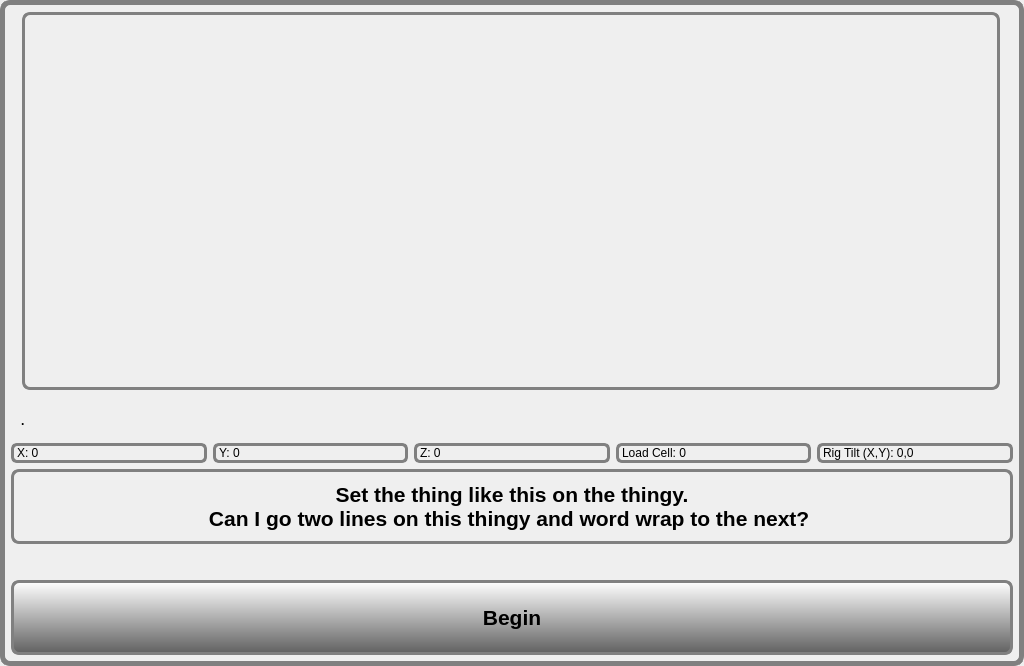
<?xml version="1.0" encoding="UTF-8"?>
<ui version="4.0">
 <class>calibui</class>
 <widget class="QWidget" name="calibui">
  <property name="geometry">
   <rect>
    <x>0</x>
    <y>0</y>
    <width>1024</width>
    <height>666</height>
   </rect>
  </property>
  <property name="sizePolicy">
   <sizepolicy hsizetype="Expanding" vsizetype="Expanding">
    <horstretch>0</horstretch>
    <verstretch>0</verstretch>
   </sizepolicy>
  </property>
  <property name="minimumSize">
   <size>
    <width>1024</width>
    <height>600</height>
   </size>
  </property>
  <property name="windowTitle">
   <string>Accelerometer Calibration Tool</string>
  </property>
  <property name="autoFillBackground">
   <bool>false</bool>
  </property>
  <property name="styleSheet">
   <string notr="true">QWidget#calibui
{
border-style:outset;
border-radius:10px;
border: 5px solid gray;
color: black;
}</string>
  </property>
  <layout class="QVBoxLayout" name="verticalLayout">
   <property name="leftMargin">
    <number>11</number>
   </property>
   <property name="topMargin">
    <number>11</number>
   </property>
   <property name="rightMargin">
    <number>11</number>
   </property>
   <property name="bottomMargin">
    <number>11</number>
   </property>
   <item>
    <widget class="QStackedWidget" name="wdgtStackedWidgetMain">
     <property name="sizePolicy">
      <sizepolicy hsizetype="Expanding" vsizetype="Expanding">
       <horstretch>0</horstretch>
       <verstretch>0</verstretch>
      </sizepolicy>
     </property>
     <property name="minimumSize">
      <size>
       <width>1002</width>
       <height>390</height>
      </size>
     </property>
     <property name="styleSheet">
      <string notr="true"/>
     </property>
     <property name="frameShape">
      <enum>QFrame::NoFrame</enum>
     </property>
     <property name="frameShadow">
      <enum>QFrame::Plain</enum>
     </property>
     <property name="lineWidth">
      <number>0</number>
     </property>
     <property name="currentIndex">
      <number>0</number>
     </property>
     <widget class="QWidget" name="wgtSteps">
      <property name="sizePolicy">
       <sizepolicy hsizetype="Expanding" vsizetype="Expanding">
        <horstretch>0</horstretch>
        <verstretch>0</verstretch>
       </sizepolicy>
      </property>
      <property name="styleSheet">
       <string notr="true">QWidget#wgtSteps
{
border-style:outset;
border-radius:8px;
border:0px solid gray;
}</string>
      </property>
      <widget class="QLabel" name="lblShowHowTo">
       <property name="geometry">
        <rect>
         <x>11</x>
         <y>1</y>
         <width>978</width>
         <height>378</height>
        </rect>
       </property>
       <property name="sizePolicy">
        <sizepolicy hsizetype="Expanding" vsizetype="MinimumExpanding">
         <horstretch>0</horstretch>
         <verstretch>0</verstretch>
        </sizepolicy>
       </property>
       <property name="minimumSize">
        <size>
         <width>978</width>
         <height>378</height>
        </size>
       </property>
       <property name="maximumSize">
        <size>
         <width>16777215</width>
         <height>16777215</height>
        </size>
       </property>
       <property name="palette">
        <palette>
         <active>
          <colorrole role="WindowText">
           <brush brushstyle="SolidPattern">
            <color alpha="255">
             <red>0</red>
             <green>0</green>
             <blue>0</blue>
            </color>
           </brush>
          </colorrole>
          <colorrole role="Text">
           <brush brushstyle="SolidPattern">
            <color alpha="255">
             <red>0</red>
             <green>0</green>
             <blue>0</blue>
            </color>
           </brush>
          </colorrole>
          <colorrole role="ButtonText">
           <brush brushstyle="SolidPattern">
            <color alpha="255">
             <red>0</red>
             <green>0</green>
             <blue>0</blue>
            </color>
           </brush>
          </colorrole>
          <colorrole role="Base">
           <brush brushstyle="SolidPattern">
            <color alpha="255">
             <red>255</red>
             <green>255</green>
             <blue>255</blue>
            </color>
           </brush>
          </colorrole>
          <colorrole role="Window">
           <brush brushstyle="SolidPattern">
            <color alpha="255">
             <red>240</red>
             <green>240</green>
             <blue>240</blue>
            </color>
           </brush>
          </colorrole>
         </active>
         <inactive>
          <colorrole role="WindowText">
           <brush brushstyle="SolidPattern">
            <color alpha="255">
             <red>0</red>
             <green>0</green>
             <blue>0</blue>
            </color>
           </brush>
          </colorrole>
          <colorrole role="Text">
           <brush brushstyle="SolidPattern">
            <color alpha="255">
             <red>0</red>
             <green>0</green>
             <blue>0</blue>
            </color>
           </brush>
          </colorrole>
          <colorrole role="ButtonText">
           <brush brushstyle="SolidPattern">
            <color alpha="255">
             <red>0</red>
             <green>0</green>
             <blue>0</blue>
            </color>
           </brush>
          </colorrole>
          <colorrole role="Base">
           <brush brushstyle="SolidPattern">
            <color alpha="255">
             <red>255</red>
             <green>255</green>
             <blue>255</blue>
            </color>
           </brush>
          </colorrole>
          <colorrole role="Window">
           <brush brushstyle="SolidPattern">
            <color alpha="255">
             <red>240</red>
             <green>240</green>
             <blue>240</blue>
            </color>
           </brush>
          </colorrole>
         </inactive>
         <disabled>
          <colorrole role="WindowText">
           <brush brushstyle="SolidPattern">
            <color alpha="255">
             <red>0</red>
             <green>0</green>
             <blue>0</blue>
            </color>
           </brush>
          </colorrole>
          <colorrole role="Text">
           <brush brushstyle="SolidPattern">
            <color alpha="255">
             <red>0</red>
             <green>0</green>
             <blue>0</blue>
            </color>
           </brush>
          </colorrole>
          <colorrole role="ButtonText">
           <brush brushstyle="SolidPattern">
            <color alpha="255">
             <red>0</red>
             <green>0</green>
             <blue>0</blue>
            </color>
           </brush>
          </colorrole>
          <colorrole role="Base">
           <brush brushstyle="SolidPattern">
            <color alpha="255">
             <red>240</red>
             <green>240</green>
             <blue>240</blue>
            </color>
           </brush>
          </colorrole>
          <colorrole role="Window">
           <brush brushstyle="SolidPattern">
            <color alpha="255">
             <red>240</red>
             <green>240</green>
             <blue>240</blue>
            </color>
           </brush>
          </colorrole>
         </disabled>
        </palette>
       </property>
       <property name="styleSheet">
        <string notr="true">QLabel#lblShowHowTo
{
border-style:outset;
border-radius:8px;
border:3px solid gray;
}</string>
       </property>
       <property name="text">
        <string/>
       </property>
       <property name="scaledContents">
        <bool>true</bool>
       </property>
       <property name="alignment">
        <set>Qt::AlignCenter</set>
       </property>
       <property name="margin">
        <number>0</number>
       </property>
      </widget>
      <widget class="QLabel" name="lblGravityConst">
       <property name="geometry">
        <rect>
         <x>10</x>
         <y>400</y>
         <width>741</width>
         <height>19</height>
        </rect>
       </property>
       <property name="sizePolicy">
        <sizepolicy hsizetype="MinimumExpanding" vsizetype="Minimum">
         <horstretch>0</horstretch>
         <verstretch>0</verstretch>
        </sizepolicy>
       </property>
       <property name="font">
        <font>
         <weight>75</weight>
         <bold>true</bold>
        </font>
       </property>
       <property name="styleSheet">
        <string notr="true">QLabel#lblGravityConst
{
background-image: url(:/images/none.png);
border-style:outset;
border-radius:1px;
border:0px solid gray;
}</string>
       </property>
       <property name="text">
        <string>.</string>
       </property>
      </widget>
     </widget>
     <widget class="QWidget" name="wgtScans">
      <property name="sizePolicy">
       <sizepolicy hsizetype="Expanding" vsizetype="MinimumExpanding">
        <horstretch>100</horstretch>
        <verstretch>100</verstretch>
       </sizepolicy>
      </property>
      <property name="minimumSize">
       <size>
        <width>0</width>
        <height>0</height>
       </size>
      </property>
      <property name="styleSheet">
       <string notr="true">QWidget#wgtScans
{
border-style:outset;
border-radius:8px;
border:3px solid red;
color: black;
}
</string>
      </property>
      <layout class="QFormLayout" name="formLayout">
       <item row="0" column="0" colspan="2">
        <layout class="QHBoxLayout" name="horizontalLayout">
         <property name="spacing">
          <number>7</number>
         </property>
         <property name="sizeConstraint">
          <enum>QLayout::SetNoConstraint</enum>
         </property>
         <item>
          <layout class="QVBoxLayout" name="vertLeftSide" stretch="100,0,100,100,100">
           <property name="sizeConstraint">
            <enum>QLayout::SetNoConstraint</enum>
           </property>
           <property name="leftMargin">
            <number>25</number>
           </property>
           <property name="topMargin">
            <number>40</number>
           </property>
           <property name="rightMargin">
            <number>15</number>
           </property>
           <property name="bottomMargin">
            <number>80</number>
           </property>
           <item>
            <widget class="QLabel" name="lblDateTitle">
             <property name="font">
              <font>
               <pointsize>16</pointsize>
               <weight>75</weight>
               <bold>true</bold>
              </font>
             </property>
             <property name="styleSheet">
              <string notr="true">QLabel#lblDateTitle
{
border-style:outset;
border-radius:0px;
border:0px solid gray;
}</string>
             </property>
             <property name="text">
              <string>Date</string>
             </property>
             <property name="alignment">
              <set>Qt::AlignCenter</set>
             </property>
            </widget>
           </item>
           <item>
            <widget class="QLabel" name="lblDateToday">
             <property name="sizePolicy">
              <sizepolicy hsizetype="Expanding" vsizetype="Fixed">
               <horstretch>0</horstretch>
               <verstretch>0</verstretch>
              </sizepolicy>
             </property>
             <property name="minimumSize">
              <size>
               <width>0</width>
               <height>54</height>
              </size>
             </property>
             <property name="font">
              <font>
               <pointsize>24</pointsize>
               <weight>75</weight>
               <bold>true</bold>
              </font>
             </property>
             <property name="styleSheet">
              <string notr="true">QLabel#lblDateToday
{
color: 208,208,208;
border:3px solid gray;
}</string>
             </property>
             <property name="text">
              <string>02/09/2018</string>
             </property>
             <property name="alignment">
              <set>Qt::AlignCenter</set>
             </property>
            </widget>
           </item>
           <item>
            <spacer name="spacerLeft">
             <property name="orientation">
              <enum>Qt::Vertical</enum>
             </property>
             <property name="sizeHint" stdset="0">
              <size>
               <width>20</width>
               <height>98</height>
              </size>
             </property>
            </spacer>
           </item>
           <item>
            <widget class="QLabel" name="lblAssNum">
             <property name="font">
              <font>
               <pointsize>16</pointsize>
               <weight>75</weight>
               <bold>true</bold>
              </font>
             </property>
             <property name="styleSheet">
              <string notr="true">QLabel#lblAssNum
{
border-style:outset;
border-radius:0px;
border:0px solid gray;
}</string>
             </property>
             <property name="text">
              <string>Board Assembly Number</string>
             </property>
             <property name="alignment">
              <set>Qt::AlignCenter</set>
             </property>
            </widget>
           </item>
           <item>
            <widget class="QLineEdit" name="txtAssNum">
             <property name="minimumSize">
              <size>
               <width>0</width>
               <height>54</height>
              </size>
             </property>
             <property name="font">
              <font>
               <pointsize>24</pointsize>
               <weight>75</weight>
               <bold>true</bold>
              </font>
             </property>
             <property name="styleSheet">
              <string notr="true">QLineEdit#txtAssNum
{
border-style:outset;
border-radius:8px;
border:3px solid red;
color: black;
}</string>
             </property>
            </widget>
           </item>
          </layout>
         </item>
         <item>
          <layout class="QVBoxLayout" name="vertRightSide" stretch="100,0,100,100,100">
           <property name="spacing">
            <number>0</number>
           </property>
           <property name="sizeConstraint">
            <enum>QLayout::SetNoConstraint</enum>
           </property>
           <property name="leftMargin">
            <number>15</number>
           </property>
           <property name="topMargin">
            <number>40</number>
           </property>
           <property name="rightMargin">
            <number>25</number>
           </property>
           <property name="bottomMargin">
            <number>80</number>
           </property>
           <item>
            <widget class="QLabel" name="lblSerNum">
             <property name="font">
              <font>
               <pointsize>16</pointsize>
               <weight>75</weight>
               <bold>true</bold>
              </font>
             </property>
             <property name="styleSheet">
              <string notr="true">QLabel#lblSerNum
{
border-style:outset;
border-radius:0px;
border:0px solid gray;
}</string>
             </property>
             <property name="text">
              <string>Serial Number</string>
             </property>
             <property name="alignment">
              <set>Qt::AlignCenter</set>
             </property>
            </widget>
           </item>
           <item>
            <widget class="QLineEdit" name="txtSerNum">
             <property name="minimumSize">
              <size>
               <width>0</width>
               <height>54</height>
              </size>
             </property>
             <property name="font">
              <font>
               <pointsize>24</pointsize>
               <weight>75</weight>
               <bold>true</bold>
              </font>
             </property>
             <property name="styleSheet">
              <string notr="true">QLineEdit#txtSerNum
{
border-style:outset;
border-radius:8px;
border:3px solid red;
color: black;
}</string>
             </property>
            </widget>
           </item>
           <item>
            <spacer name="spacerRight">
             <property name="orientation">
              <enum>Qt::Vertical</enum>
             </property>
             <property name="sizeHint" stdset="0">
              <size>
               <width>20</width>
               <height>98</height>
              </size>
             </property>
            </spacer>
           </item>
           <item>
            <widget class="QLabel" name="lblHwvNum">
             <property name="font">
              <font>
               <pointsize>16</pointsize>
               <weight>75</weight>
               <bold>true</bold>
              </font>
             </property>
             <property name="styleSheet">
              <string notr="true">QLabel#lblHwvNum
{
border-style:outset;
border-radius:0px;
border:0px solid gray;
}</string>
             </property>
             <property name="text">
              <string>Hardware Version</string>
             </property>
             <property name="alignment">
              <set>Qt::AlignCenter</set>
             </property>
            </widget>
           </item>
           <item>
            <widget class="QLineEdit" name="txtHwvNum">
             <property name="minimumSize">
              <size>
               <width>0</width>
               <height>54</height>
              </size>
             </property>
             <property name="font">
              <font>
               <pointsize>24</pointsize>
               <weight>75</weight>
               <bold>true</bold>
              </font>
             </property>
             <property name="styleSheet">
              <string notr="true">QLineEdit#txtHwvNum
{
border-style:outset;
border-radius:8px;
border:3px solid red;
color: black;
}</string>
             </property>
             <property name="text">
              <string/>
             </property>
            </widget>
           </item>
          </layout>
         </item>
        </layout>
       </item>
      </layout>
     </widget>
    </widget>
   </item>
   <item>
    <widget class="QWidget" name="loadCellData" native="true">
     <layout class="QHBoxLayout" name="dataLayout">
      <property name="leftMargin">
       <number>0</number>
      </property>
      <property name="topMargin">
       <number>0</number>
      </property>
      <property name="rightMargin">
       <number>0</number>
      </property>
      <property name="bottomMargin">
       <number>0</number>
      </property>
      <item>
       <widget class="QLabel" name="lbl_x">
        <property name="sizePolicy">
         <sizepolicy hsizetype="MinimumExpanding" vsizetype="Minimum">
          <horstretch>0</horstretch>
          <verstretch>0</verstretch>
         </sizepolicy>
        </property>
        <property name="styleSheet">
         <string notr="true">QLabel#lbl_x
{
background-image: url(:/images/none.png);
border-style:outset;
border-radius:6px;
border:3px solid gray;
}</string>
        </property>
        <property name="text">
         <string>X: 0</string>
        </property>
       </widget>
      </item>
      <item>
       <widget class="QLabel" name="lbl_y">
        <property name="sizePolicy">
         <sizepolicy hsizetype="MinimumExpanding" vsizetype="Minimum">
          <horstretch>0</horstretch>
          <verstretch>0</verstretch>
         </sizepolicy>
        </property>
        <property name="styleSheet">
         <string notr="true">QLabel#lbl_y
{
background-image: url(:/images/none.png);
border-style:outset;
border-radius:6px;
border:3px solid gray;
}</string>
        </property>
        <property name="text">
         <string>Y: 0</string>
        </property>
       </widget>
      </item>
      <item>
       <widget class="QLabel" name="lbl_z">
        <property name="sizePolicy">
         <sizepolicy hsizetype="MinimumExpanding" vsizetype="Minimum">
          <horstretch>0</horstretch>
          <verstretch>0</verstretch>
         </sizepolicy>
        </property>
        <property name="styleSheet">
         <string notr="true">QLabel#lbl_z
{
background-image: url(:/images/none.png);
border-style:outset;
border-radius:6px;
border:3px solid gray;
}</string>
        </property>
        <property name="text">
         <string>Z: 0</string>
        </property>
       </widget>
      </item>
      <item>
       <widget class="QLabel" name="lbl_counts">
        <property name="sizePolicy">
         <sizepolicy hsizetype="MinimumExpanding" vsizetype="Minimum">
          <horstretch>0</horstretch>
          <verstretch>0</verstretch>
         </sizepolicy>
        </property>
        <property name="styleSheet">
         <string notr="true">QLabel#lbl_counts
{
background-image: url(:/images/none.png);
border-style:outset;
border-radius:6px;
border:3px solid gray;
}</string>
        </property>
        <property name="text">
         <string>Load Cell: 0</string>
        </property>
       </widget>
      </item>
      <item>
       <widget class="QLabel" name="lbl_rig_tilt">
        <property name="sizePolicy">
         <sizepolicy hsizetype="MinimumExpanding" vsizetype="Minimum">
          <horstretch>0</horstretch>
          <verstretch>0</verstretch>
         </sizepolicy>
        </property>
        <property name="styleSheet">
         <string notr="true">QLabel#lbl_rig_tilt
{
background-image: url(:/images/none.png);
border-style:outset;
border-radius:6px;
border:3px solid gray;
}</string>
        </property>
        <property name="text">
         <string>Rig Tilt (X,Y): 0,0</string>
        </property>
       </widget>
      </item>
     </layout>
    </widget>
   </item>
   <item>
    <widget class="QLabel" name="lblTellHowTo">
     <property name="sizePolicy">
      <sizepolicy hsizetype="Preferred" vsizetype="MinimumExpanding">
       <horstretch>0</horstretch>
       <verstretch>0</verstretch>
      </sizepolicy>
     </property>
     <property name="minimumSize">
      <size>
       <width>1002</width>
       <height>75</height>
      </size>
     </property>
     <property name="maximumSize">
      <size>
       <width>16777215</width>
       <height>75</height>
      </size>
     </property>
     <property name="font">
      <font>
       <pointsize>16</pointsize>
       <weight>75</weight>
       <bold>true</bold>
      </font>
     </property>
     <property name="styleSheet">
      <string notr="true">QLabel#lblTellHowTo
{
background-image: url(:/images/none.png);
border-style:outset;
border-radius:8px;
border:3px solid gray;
}</string>
     </property>
     <property name="text">
      <string>Set the thing like this on the thingy.
Can I go two lines on this thingy and word wrap to the next? </string>
     </property>
     <property name="alignment">
      <set>Qt::AlignCenter</set>
     </property>
     <property name="wordWrap">
      <bool>true</bool>
     </property>
    </widget>
   </item>
   <item>
    <widget class="QLabel" name="lblError">
     <property name="sizePolicy">
      <sizepolicy hsizetype="Preferred" vsizetype="Preferred">
       <horstretch>0</horstretch>
       <verstretch>0</verstretch>
      </sizepolicy>
     </property>
     <property name="font">
      <font>
       <pointsize>16</pointsize>
       <weight>75</weight>
       <italic>true</italic>
       <bold>true</bold>
      </font>
     </property>
     <property name="styleSheet">
      <string notr="true">QLabel#lblError
{
color : red;
background-image: url(:/images/none.png);
}</string>
     </property>
     <property name="text">
      <string/>
     </property>
     <property name="alignment">
      <set>Qt::AlignHCenter|Qt::AlignTop</set>
     </property>
    </widget>
   </item>
   <item>
    <widget class="QPushButton" name="butNextHowTo">
     <property name="sizePolicy">
      <sizepolicy hsizetype="Preferred" vsizetype="MinimumExpanding">
       <horstretch>0</horstretch>
       <verstretch>0</verstretch>
      </sizepolicy>
     </property>
     <property name="minimumSize">
      <size>
       <width>1002</width>
       <height>75</height>
      </size>
     </property>
     <property name="maximumSize">
      <size>
       <width>16777215</width>
       <height>75</height>
      </size>
     </property>
     <property name="font">
      <font>
       <pointsize>16</pointsize>
       <weight>75</weight>
       <bold>true</bold>
      </font>
     </property>
     <property name="styleSheet">
      <string notr="true">QPushButton#butNextHowTo
{
background-color: qlineargradient(spread:repeat, x1:0, y1:1, x2:0, y2:0, stop:0 rgba(96,96,96, 255), stop:1 rgba(255, 255, 255, 255));
border-style:outset;
border-radius:8px;
border:3px solid gray;
}

QPushButton#butNextHowTo:pressed {
    background-color: rgb(0, 224, 0);
    border-style: inset;
}</string>
     </property>
     <property name="text">
      <string>Begin</string>
     </property>
    </widget>
   </item>
  </layout>
 </widget>
 <tabstops>
  <tabstop>txtSerNum</tabstop>
  <tabstop>txtAssNum</tabstop>
  <tabstop>txtHwvNum</tabstop>
  <tabstop>butNextHowTo</tabstop>
 </tabstops>
 <resources/>
 <connections/>
</ui>
